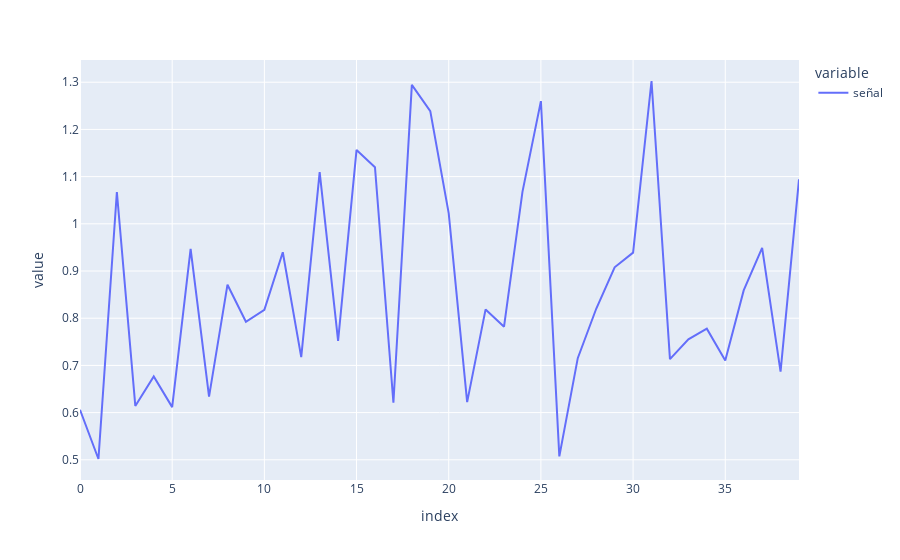

The notebook cell saved with this chart:
### Code cell
pd.DataFrame(y_test).reset_index(drop=True)[:40].plot()

### Figure 1 — Plotly figure (JSON) as saved in the notebook; plotly's stock layout.template omitted (floating-point values rounded to 4 significant figures)
{"data": [{"hovertemplate": "variable=señal<br>index=%{x}<br>value=%{y}<extra></extra>", "legendgroup": "señal", "line": {"color": "#636efa", "dash": "solid"}, "mode": "lines", "name": "señal", "orientation": "v", "showlegend": true, "type": "scatter", "x": [0, 1, 2, 3, 4, 5, 6, 7, 8, 9, 10, 11, 12, 13, 14, 15, 16, 17, 18, 19, 20, 21, 22, 23, 24, 25, 26, 27, 28, 29, 30, 31, 32, 33, 34, 35, 36, 37, 38, 39], "xaxis": "x", "y": [0.6061, 0.5017, 1.067, 0.6142, 0.6765, 0.6117, 0.947, 0.634, 0.871, 0.7926, 0.8179, 0.9398, 0.7176, 1.11, 0.7521, 1.157, 1.12, 0.621, 1.294, 1.239, 1.022, 0.6222, 0.8186, 0.782, 1.068, 1.26, 0.5072, 0.7153, 0.82, 0.9078, 0.9389, 1.303, 0.7134, 0.7554, 0.7777, 0.7105, 0.8588, 0.9491, 0.6869, 1.094], "yaxis": "y"}], "layout": {"legend": {"title": {"text": "variable"}, "tracegroupgap": 0}, "margin": {"t": 60}, "xaxis": {"anchor": "y", "domain": [0, 1], "title": {"text": "index"}}, "yaxis": {"anchor": "x", "domain": [0, 1], "title": {"text": "value"}}}}
